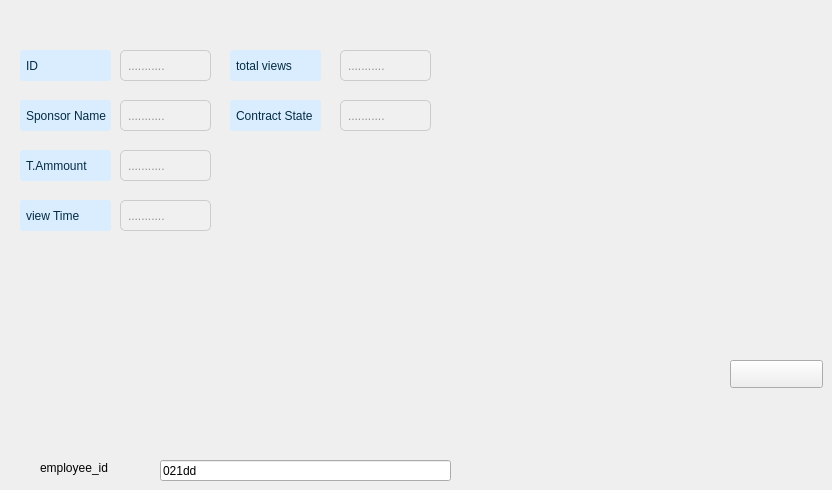
      <widget class="QWidget" name="tab">
       <attribute name="title">
        <string>add</string>
       </attribute>
       <widget class="QLabel" name="label_34">
        <property name="geometry">
         <rect>
          <x>40</x>
          <y>460</y>
          <width>91</width>
          <height>16</height>
         </rect>
        </property>
        <property name="text">
         <string>employee_id</string>
        </property>
       </widget>
       <widget class="QPushButton" name="clear_fields_add">
        <property name="geometry">
         <rect>
          <x>730</x>
          <y>360</y>
          <width>93</width>
          <height>28</height>
         </rect>
        </property>
        <property name="text">
         <string/>
        </property>
       </widget>
       <widget class="QLineEdit" name="employee_id_lineEdit">
        <property name="geometry">
         <rect>
          <x>160</x>
          <y>460</y>
          <width>291</width>
          <height>21</height>
         </rect>
        </property>
        <property name="text">
         <string>021dd</string>
        </property>
       </widget>
       <widget class="QLabel" name="label_39">
        <property name="geometry">
         <rect>
          <x>-30</x>
          <y>30</y>
          <width>56</width>
          <height>16</height>
         </rect>
        </property>
        <property name="text">
         <string>ID</string>
        </property>
       </widget>
       <widget class="QLabel" name="label_40">
        <property name="geometry">
         <rect>
          <x>-40</x>
          <y>70</y>
          <width>56</width>
          <height>16</height>
         </rect>
        </property>
        <property name="text">
         <string>name</string>
        </property>
       </widget>
       <widget class="QLineEdit" name="montant_lineEdit">
        <property name="geometry">
         <rect>
          <x>120</x>
          <y>150</y>
          <width>91</width>
          <height>31</height>
         </rect>
        </property>
        <property name="styleSheet">
         <string notr="true">QLineEdit {
    background-color: #f0f0f0; /* Set a very light background color */
    border-radius: 5px; /* Adjust the radius as needed */
    padding: 5px; /* Adjust padding as needed */
    border: 1px solid #ccc; /* Add a border */
    color: #333333; /* Set the color of the text to dark */
}
</string>
        </property>
        <property name="text">
         <string/>
        </property>
        <property name="placeholderText">
         <string>...........</string>
        </property>
       </widget>
       <widget class="QLineEdit" name="etatcontrat_lineEdit">
        <property name="geometry">
         <rect>
          <x>340</x>
          <y>100</y>
          <width>91</width>
          <height>31</height>
         </rect>
        </property>
        <property name="styleSheet">
         <string notr="true">QLineEdit {
    background-color: #f0f0f0; /* Set a very light background color */
    border-radius: 5px; /* Adjust the radius as needed */
    padding: 5px; /* Adjust padding as needed */
    border: 1px solid #ccc; /* Add a border */
    color: #333333; /* Set the color of the text to dark */
}
</string>
        </property>
        <property name="text">
         <string/>
        </property>
        <property name="placeholderText">
         <string>...........</string>
        </property>
       </widget>
       <widget class="QLineEdit" name="id_lineEdit">
        <property name="geometry">
         <rect>
          <x>120</x>
          <y>50</y>
          <width>91</width>
          <height>31</height>
         </rect>
        </property>
        <property name="styleSheet">
         <string notr="true">QLineEdit {
    background-color: #f0f0f0; /* Set a very light background color */
    border-radius: 5px; /* Adjust the radius as needed */
    padding: 5px; /* Adjust padding as needed */
    border: 1px solid #ccc; /* Add a border */
    color: #333333; /* Set the color of the text to dark */
}
</string>
        </property>
        <property name="text">
         <string/>
        </property>
        <property name="placeholderText">
         <string>...........</string>
        </property>
       </widget>
       <widget class="QLabel" name="label_57">
        <property name="geometry">
         <rect>
          <x>20</x>
          <y>200</y>
          <width>91</width>
          <height>31</height>
         </rect>
        </property>
        <property name="styleSheet">
         <string notr="true">QLabel {
    background-color: rgb(217, 237, 255); /* Set the background color */
    border-radius: 3px; /* Adjust the radius as needed */
    padding: 3px; /* Adjust padding as needed */
color:rgb(3, 43, 67);
}
</string>
        </property>
        <property name="text">
         <string>view Time</string>
        </property>
       </widget>
       <widget class="QLineEdit" name="tempsaffichage_lineEdit">
        <property name="geometry">
         <rect>
          <x>120</x>
          <y>200</y>
          <width>91</width>
          <height>31</height>
         </rect>
        </property>
        <property name="styleSheet">
         <string notr="true">QLineEdit {
    background-color: #f0f0f0; /* Set a very light background color */
    border-radius: 5px; /* Adjust the radius as needed */
    padding: 5px; /* Adjust padding as needed */
    border: 1px solid #ccc; /* Add a border */
    color: #333333; /* Set the color of the text to dark */
}
</string>
        </property>
        <property name="text">
         <string/>
        </property>
        <property name="placeholderText">
         <string>...........</string>
        </property>
       </widget>
       <widget class="QLineEdit" name="nb_totalaffichage_lineEdit">
        <property name="geometry">
         <rect>
          <x>340</x>
          <y>50</y>
          <width>91</width>
          <height>31</height>
         </rect>
        </property>
        <property name="styleSheet">
         <string notr="true">QLineEdit {
    background-color: #f0f0f0; /* Set a very light background color */
    border-radius: 5px; /* Adjust the radius as needed */
    padding: 5px; /* Adjust padding as needed */
    border: 1px solid #ccc; /* Add a border */
    color: #333333; /* Set the color of the text to dark */
}
</string>
        </property>
        <property name="text">
         <string/>
        </property>
        <property name="placeholderText">
         <string>...........</string>
        </property>
       </widget>
       <widget class="QLineEdit" name="name_lineEdit">
        <property name="geometry">
         <rect>
          <x>120</x>
          <y>100</y>
          <width>91</width>
          <height>31</height>
         </rect>
        </property>
        <property name="styleSheet">
         <string notr="true">QLineEdit {
    background-color: #f0f0f0; /* Set a very light background color */
    border-radius: 5px; /* Adjust the radius as needed */
    padding: 5px; /* Adjust padding as needed */
    border: 1px solid #ccc; /* Add a border */
    color: #333333; /* Set the color of the text to dark */
}
</string>
        </property>
        <property name="text">
         <string/>
        </property>
        <property name="placeholderText">
         <string>...........</string>
        </property>
       </widget>
       <widget class="QLabel" name="label_58">
        <property name="geometry">
         <rect>
          <x>20</x>
          <y>100</y>
          <width>91</width>
          <height>31</height>
         </rect>
        </property>
        <property name="styleSheet">
         <string notr="true">QLabel {
    background-color: rgb(217, 237, 255); /* Set the background color */
    border-radius: 3px; /* Adjust the radius as needed */
    padding: 3px; /* Adjust padding as needed */
color:rgb(3, 43, 67);
}
</string>
        </property>
        <property name="text">
         <string>Sponsor Name</string>
        </property>
       </widget>
       <widget class="QLabel" name="label_59">
        <property name="geometry">
         <rect>
          <x>20</x>
          <y>150</y>
          <width>91</width>
          <height>31</height>
         </rect>
        </property>
        <property name="styleSheet">
         <string notr="true">QLabel {
    background-color: rgb(217, 237, 255); /* Set the background color */
    border-radius: 3px; /* Adjust the radius as needed */
    padding: 3px; /* Adjust padding as needed */
color:rgb(3, 43, 67);
}
</string>
        </property>
        <property name="text">
         <string>T.Ammount</string>
        </property>
       </widget>
       <widget class="QLabel" name="label_60">
        <property name="geometry">
         <rect>
          <x>230</x>
          <y>50</y>
          <width>91</width>
          <height>31</height>
         </rect>
        </property>
        <property name="styleSheet">
         <string notr="true">QLabel {
    background-color: rgb(217, 237, 255); /* Set the background color */
    border-radius: 3px; /* Adjust the radius as needed */
    padding: 3px; /* Adjust padding as needed */
color:rgb(3, 43, 67);
}
</string>
        </property>
        <property name="text">
         <string>total views</string>
        </property>
       </widget>
       <widget class="QLabel" name="label_62">
        <property name="geometry">
         <rect>
          <x>20</x>
          <y>50</y>
          <width>91</width>
          <height>31</height>
         </rect>
        </property>
        <property name="styleSheet">
         <string notr="true">QLabel {
    background-color: rgb(217, 237, 255); /* Set the background color */
    border-radius: 3px; /* Adjust the radius as needed */
    padding: 3px; /* Adjust padding as needed */
color:rgb(3, 43, 67);
}
</string>
        </property>
        <property name="text">
         <string>ID</string>
        </property>
       </widget>
       <widget class="QLabel" name="label_63">
        <property name="geometry">
         <rect>
          <x>230</x>
          <y>100</y>
          <width>91</width>
          <height>31</height>
         </rect>
        </property>
        <property name="styleSheet">
         <string notr="true">QLabel {
    background-color: rgb(217, 237, 255); /* Set the background color */
    border-radius: 3px; /* Adjust the radius as needed */
    padding: 3px; /* Adjust padding as needed */
color:rgb(3, 43, 67);
}
</string>
        </property>
        <property name="text">
         <string>Contract State</string>
        </property>
       </widget>
      </widget>
